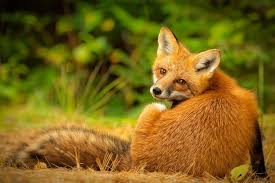
//> input picture EdgeDetection/fox.jpg, 275 x 183 px
$ ./edge_detection fox.jpg   (built with g++ and OpenCV 4)
//> lines starting //> are read from the running program, lines starting //| are printed output that depends on the picture
/*
   Simple program to test the effectivness of the Canny Edge
   detection algorithm. The algorithm is structured as follows:
   1. apply gaussian filter to smooth the image in order to remove noise
   2. find the intensity gradients of the image
   3. apply non-maximum suppresstion to get rid of spurious response to edge detection
   4. apply double threshold to determine potential edges
   5. track edge by hysteresis: finalize detection of edges by suppressing all the other edges
      that are weak and not connected to strong edges.

   KERNEL_SIZE = size of the gaussian filter

   Date: 27th Feb 2017
   Author: Mattia Iurich
   Version: 1.0
*/

#include <cv.h>
#include <highgui.h>
#include <stdlib.h>
#include <stdio.h>

using namespace cv;

#define EDGE_THRESHOLD 1
#define MAX_LOW_THRESHOLD 100
#define KERNEL_SIZE 3
#define RATIO 3

Mat src, src_gray;	   // source image and its version greyscaled
                           // (note that the algorithm only works when the image is black & white

Mat dst, detected_edges;   // Destination image and its version with detected edges

int lowThreshold;
char windowName[] = "Edge Map";

void CannyThreshold(int, void*)
{
   // Reduce noise with a 3x3 kernel
   // blur(source, destination, kernel size)
   blur(src_gray, detected_edges, Size(3,3));

   // Canny detector
   Canny(detected_edges, detected_edges, lowThreshold, lowThreshold*RATIO, KERNEL_SIZE);

   dst = Scalar::all(0);

   src.copyTo(dst, detected_edges);
   imshow(windowName, dst);
}

int main(int argc, char** argv)
{
   // load the image
   src = imread(argv[1]);
//> src is the input picture: 183 rows x 275 cols, CV_8UC3; mean B, G, R 26.2, 99.7, 122.3

   if(!src.data)
      return -1;

   // create a matrix of the same type and size as src (for dst)
   dst.create(src.size(), src.type());

   // convert src to grayscale (use src_gray as resulting image)
   cvtColor(src, src_gray, CV_BGR2GRAY);
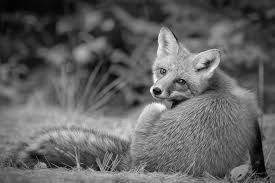
//> src_gray: 183 rows x 275 cols, CV_8UC1; min 1, max 251, mean 98.1

   // create a window
   namedWindow(windowName, CV_WINDOW_AUTOSIZE);

   // create a trackbar
   createTrackbar("Min threshold", windowName, &lowThreshold, MAX_LOW_THRESHOLD, CannyThreshold);

   // show the image
   CannyThreshold(0,0);
//> in CannyThreshold, `blur(src_gray, detected_edges, Size(3,3));`:
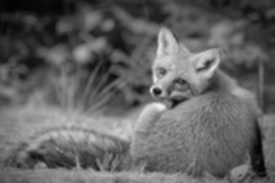
//> detected_edges: 183 rows x 275 cols, CV_8UC1; min 3, max 242, mean 98.1
//> in CannyThreshold, `Canny(detected_edges, detected_edges, lowThreshold, lowThreshold*RATIO..`:
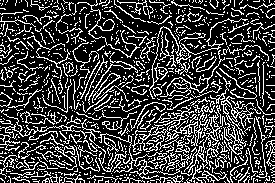
//> detected_edges: 183 rows x 275 cols, CV_8UC1; 25.1% white in thin lines or dots
//> in CannyThreshold, `src.copyTo(dst, detected_edges);`:
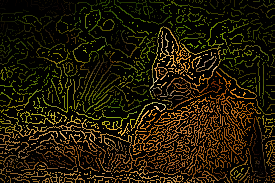
//> dst: 183 rows x 275 cols, CV_8UC3; mean B, G, R 7.1, 25.3, 32.6


   // wait until user exits program by pressing a key
   waitKey(0);

   return 0;
}
